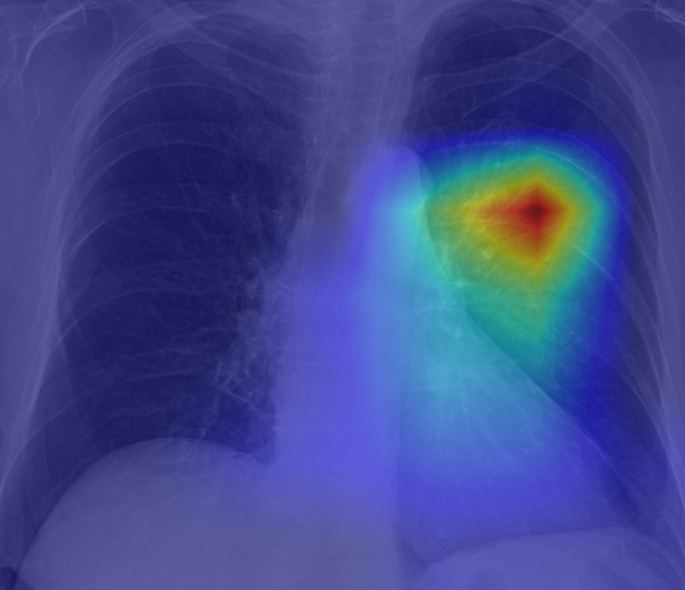
#> input picture overlays/gradcam_overlay_front.png, 1369 x 1180 px (shown at 1/2 size)
$ python scale.py
#> lines starting #> are read from the running program, lines starting #| are printed output that depends on the picture
from PIL import Image

def rescale_image(input_image_path, output_image_path, size=(224, 224)):
    # Open an image file
#> called with input_image_path = './gradcam_overlay_front.png', output_image_path = './gradcam_overlay_front_224.png', size = (224, 224)
    with Image.open(input_image_path) as img:
        # Rescale the image
#> img is the input picture: PIL image 1369x1180 RGB; mean R, G, B 63.9, 73.8, 141.2
        img_rescaled = img.resize(size)
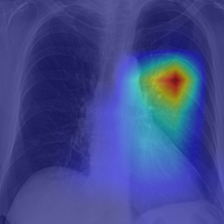
#> img_rescaled: PIL image 224x224 RGB; mean R, G, B 63.9, 73.8, 141.2
        # Save the rescaled image
        img_rescaled.save(output_image_path)
        print(f"Image has been rescaled to {size} and saved as {output_image_path}")

# Example usage
input_image_path = './gradcam_overlay_front.png'  # Change this to your image path
output_image_path = './gradcam_overlay_front_224.png'  # Change this to where you want to save the new image
rescale_image(input_image_path, output_image_path)
input_image_path = './gradcam_overlay_lat.png'  # Change this to your image path
output_image_path = './gradcam_overlay_lat_224.png'  # Change this to where you want to save the new image
rescale_image(input_image_path, output_image_path)
#> call 2 of rescale_image, with input_image_path = './gradcam_overlay_lat.png', output_image_path = './gradcam_overlay_lat_224.png', size = (224, 224)
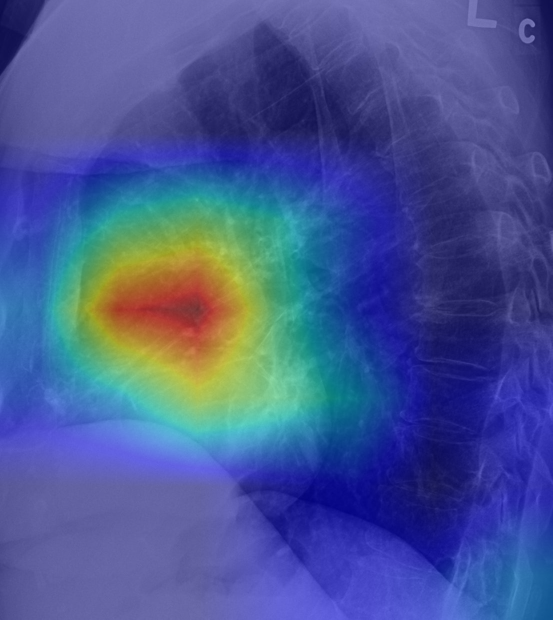
#> input picture overlays/gradcam_overlay_lat.png, 1105 x 1239 px (shown at 1/2 size)
#> in rescale_image, img is the input picture: PIL image 1105x1239 RGB; mean R, G, B 70.8, 86.6, 147.1
#> in rescale_image (call 2), `img_rescaled = img.resize(size)`:
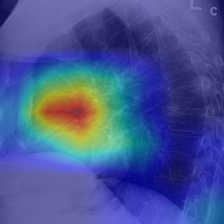
#> img_rescaled: PIL image 224x224 RGB; mean R, G, B 70.8, 86.6, 147.1
